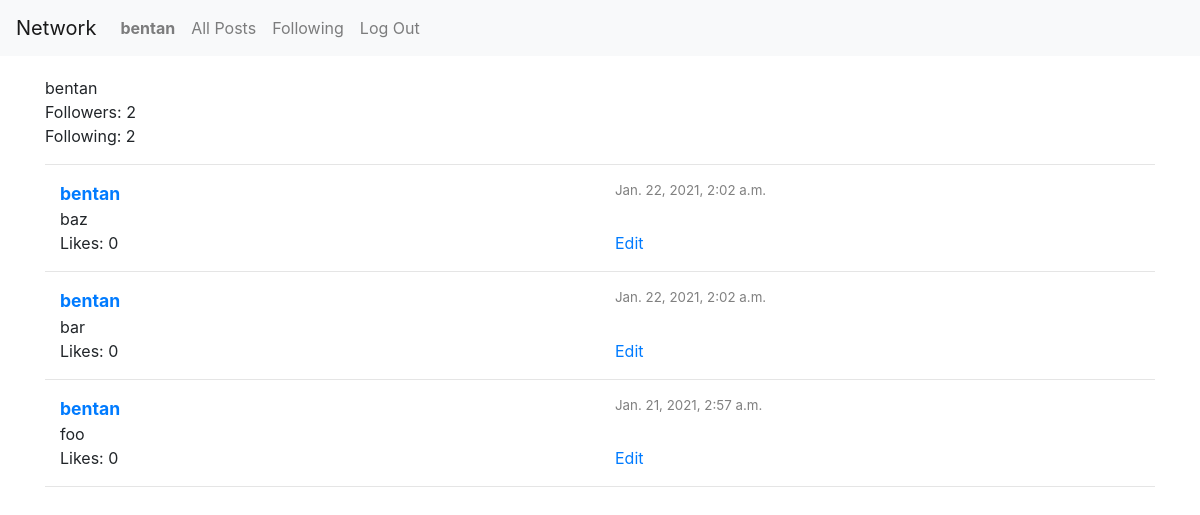
Before: /user/bentan (signed in) with the older database file.
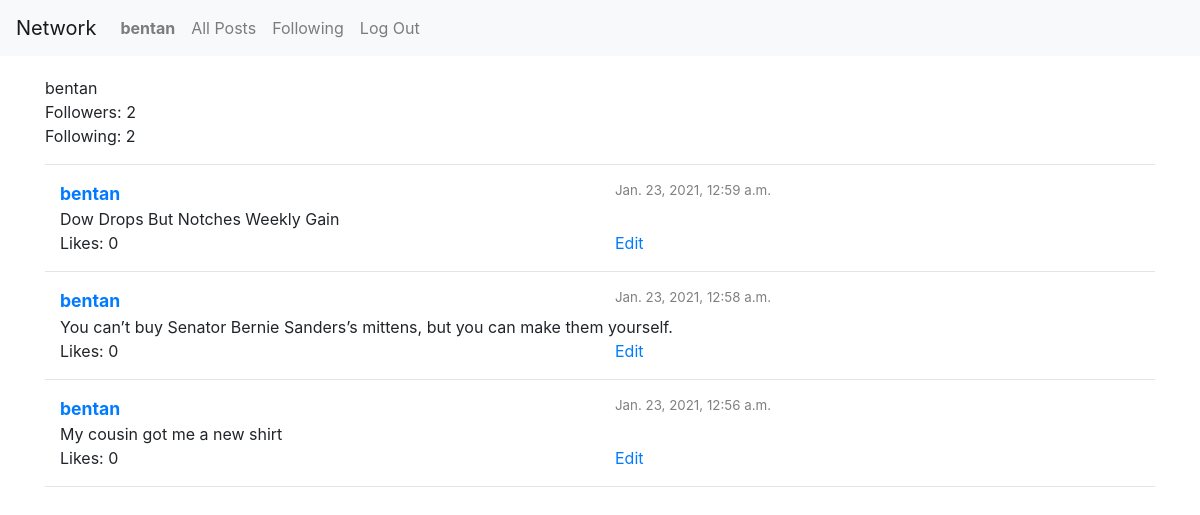
After: the same page with the newer database file.
### network/models.py (models this page shows, shortened)
class Post(models.Model):
    user = models.ForeignKey(User, on_delete=models.CASCADE)
    post_content = models.TextField(max_length=280)
    likes = models.ManyToManyField(User, blank=True, related_name='user_likes')
    created_timestamp = models.DateTimeField(auto_now_add=True)
    edited_timestamp = models.DateTimeField(auto_now=True)

class User(AbstractUser):
    following = models.ManyToManyField('self', blank=True, related_name='followers', symmetrical=False)

### network/views.py (the view)
# urls.py: path("user/<str:username>", views.user_profile, name="user"),
def user_profile(request, username):
    if not request.user.is_authenticated:
        return HttpResponseRedirect(reverse("login"))
    try:
        user_obj = User.objects.get(username=username)
        followers = user_obj.followers.all()
        posts = Post.objects.filter(user = user_obj).order_by('-edited_timestamp')
    except User.DoesNotExist:
        return HttpResponseRedirect(reverse("index"))
    except:
        pass
    p = paginate_post(posts, request.GET.get('pg'))
    return render(request, "network/index.html", {
        'user_profile': user_obj,
        'followers': followers,
        'posts': p['posts_paginated'].page(p['pg']),
        'p': p,
    })

### network/helpers.py (called while the page is built)
def paginate_post(posts, pg):
    posts_paginated = Paginator(posts,3)
    if pg == None:
        pg = 1
    else:
        pg = int(pg)
    pg_prev = None
    pg_next = None
    if posts_paginated.page(pg).has_previous():
        pg_prev = pg - 1
    if posts_paginated.page(pg).has_next():
        pg_next = pg + 1
    return {
        'posts_paginated': posts_paginated,
        'pg': pg,
        'pg_prev': pg_prev,
        'pg_next': pg_next,
        'pg_index': f'{pg} of {posts_paginated.num_pages}',
    }

### network/templates/network/index.html (shortened to what this page needs)
{% extends "network/layout.html" %}
{% block body %}
    <div class="container">
        <div style="padding: 10px;"></div>
        {% if user.is_authenticated and user_profile %}
            <div id="user_profile">{{ user_profile.username }}</div>
            <div>Followers: <span id="followers_count">{{ followers.count }}</span></div>
            <div>Following: {{ user_profile.following.all.count }}</div>
        {% endif %}
        <hr>
        {% for post in posts %}
            <div class="container">
                <div class="row">
                    <div class="col allPostUsername"><a href="{% url 'user' post.user.username %}">{{ post.user.username }}</a></div>
                    <div class="col allPostTimestamp">{{ post.edited_timestamp }}</div>
                </div>
                <div class="row" id="content_row{{post.id}}">
                    <div class="col" id="post{{post.id}}">{{ post.post_content }}</div>
                </div>
                <div class="row">
                    <div class="col">Likes: {{ post.likes.all.count}}</div>
                {% if post.user == user %}
                        <div class="col" id="edit_div{{post.id}}"><a href="#" onclick="return false;" id="edit_post_link" data-postid="{{post.id}}">Edit</a></div>
                {% endif %}
                </div>
            </div>
            <hr>
        {% endfor %}
    </div>
{% endblock %}

Changed rows visible on the page:
changed Post: edited_timestamp "Jan. 22, 2021, 2:02 a.m." → "Jan. 23, 2021, 12:59 a.m."; post_content "baz" → "Dow Drops But Notches Weekly Gain"
changed Post: edited_timestamp "Jan. 22, 2021, 2:02 a.m." → "Jan. 23, 2021, 12:58 a.m."; post_content "bar" → "You can’t buy Senator Bernie Sanders’s mittens, but you can make them yourself."
changed Post: edited_timestamp "Jan. 21, 2021, 2:57 a.m." → "Jan. 23, 2021, 12:56 a.m."; post_content "foo" → "My cousin got me a new shirt"
